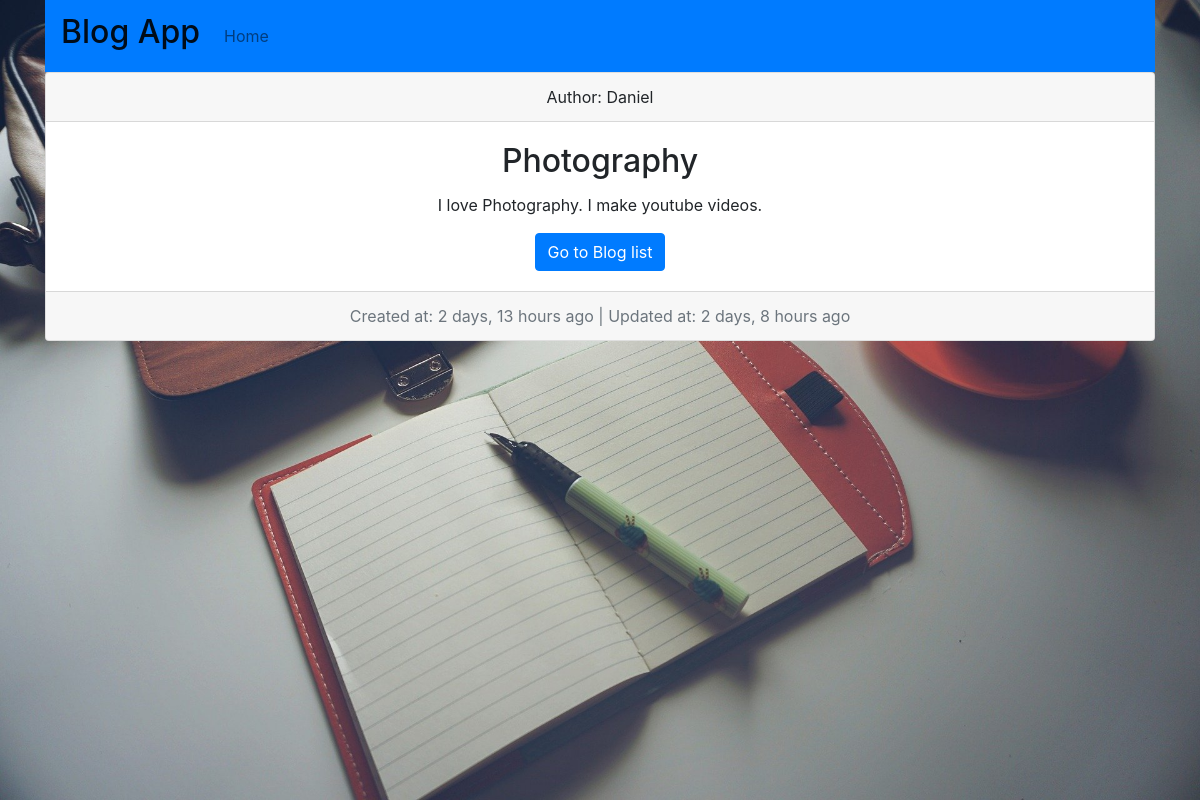
Page /post_detail/1 on the committed database.
### posts/models.py (models this page shows, shortened)
class Posts(models.Model):
    title               = models.SlugField(max_length=250)
    content             = models.TextField()
    created_at          = models.DateTimeField(auto_now_add=True)
    updated_at          = models.DateTimeField(auto_now=True)
    author              = models.ForeignKey(User, on_delete=models.CASCADE)
    class Meta:
        verbose_name_plural='Post'

class User(models.Model):
    first_name          = models.CharField(max_length=100)
    last_name           = models.CharField(max_length=100)
    email               = models.EmailField()
    username            = models.CharField(max_length=100)
    def __str__(self):
        return self.first_name

### posts/views.py (the view)
# urls.py: path('post_detail/<int:post_id>', views.post_detail, name='detail')
def post_detail(request, post_id):
    post = get_object_or_404(Posts, pk=post_id)
    context = {
        'post': post
    }
    return render(request, 'posts/detail.html', context)

### posts/templates/posts/detail.html
{% extends 'posts/base.html' %}
{% load humanize %}
{% block body %}
<div class="card text-center m-10">
    <div class="card-header">
      Author: {{ post.author }}
    </div>
    <div class="card-body">
      <h2 class="card-title">{{ post.title }}</h2>
      <p class="card-text">{{ post.content }}</p>
      <a href="{% url 'posts:blog_list' %}" class="btn btn-primary">Go to Blog list</a>
    </div>
    <div class="card-footer text-muted">
      <span>Created at: {{ post.created_at|naturaltime }} |</span>
      <span>Updated at: {{ post.updated_at|naturaltime }}</span>
    </div>
  </div>
{% endblock body %}

### posts/static/css/main.css (style rules this page uses)
body, html { height: 100%; }

### rows in the picture
Posts: author "Daniel", title "Photography", content "I love Photography. I make youtube videos.", created_at "2 days, 13 hours ago", updated_at "2 days, 8 hours ago"
